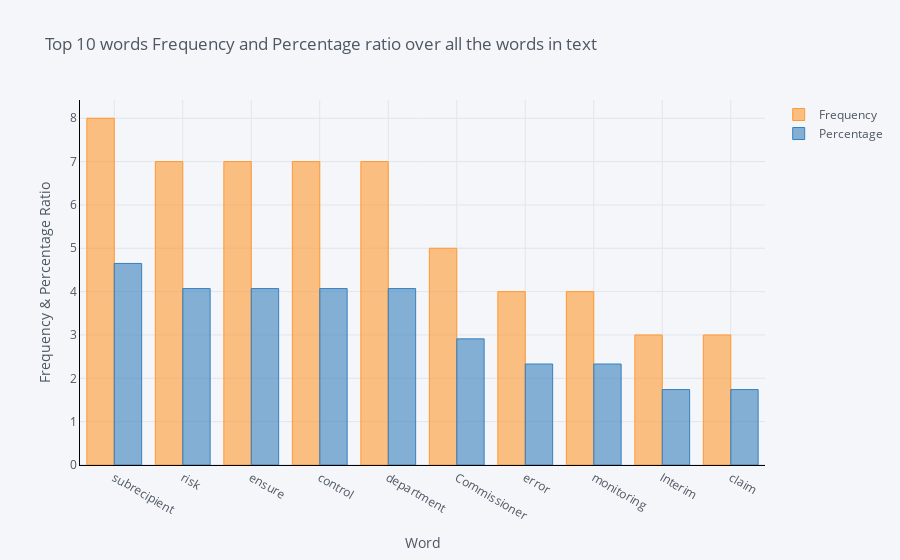

Notebook code cell kept with this figure:
### Markdown cell above
Displaying most frequent top 10 words and their percentage over all the words.

Note! Excluding all the stop words(a, in, the, etc) and all the punctuations

### Code cell
top_words = top_10_words(text_nlp)
top_words

### Figure 1 — Plotly figure (JSON) as saved in the notebook; plotly's stock layout.template omitted (floating-point values rounded to 4 significant figures)
{"data": [{"marker": {"color": "rgba(255, 153, 51, 0.6)", "line": {"color": "rgba(255, 153, 51, 1.0)", "width": 1}}, "name": "Frequency", "orientation": "v", "text": "", "type": "bar", "x": ["subrecipient", "risk", "ensure", "control", "department", "Commissioner", "error", "monitoring", "Interim", "claim"], "y": [8, 7, 7, 7, 7, 5, 4, 4, 3, 3]}, {"marker": {"color": "rgba(55, 128, 191, 0.6)", "line": {"color": "rgba(55, 128, 191, 1.0)", "width": 1}}, "name": "Percentage", "orientation": "v", "text": "", "type": "bar", "x": ["subrecipient", "risk", "ensure", "control", "department", "Commissioner", "error", "monitoring", "Interim", "claim"], "y": ["4.65%", "4.07%", "4.07%", "4.07%", "4.07%", "2.91%", "2.33%", "2.33%", "1.74%", "1.74%"]}], "layout": {"legend": {"bgcolor": "#F5F6F9", "font": {"color": "#4D5663"}}, "paper_bgcolor": "#F5F6F9", "plot_bgcolor": "#F5F6F9", "title": {"font": {"color": "#4D5663"}, "text": "Top 10 words Frequency and Percentage ratio over all the words in text"}, "xaxis": {"gridcolor": "#E1E5ED", "linecolor": "black", "showgrid": true, "tickfont": {"color": "#4D5663"}, "title": {"font": {"color": "#4D5663"}, "text": "Word"}, "zerolinecolor": "#E1E5ED"}, "yaxis": {"gridcolor": "#E1E5ED", "linecolor": "black", "showgrid": true, "tickfont": {"color": "#4D5663"}, "title": {"font": {"color": "#4D5663"}, "text": "Frequency & Percentage Ratio"}, "zerolinecolor": "#E1E5ED"}}}
